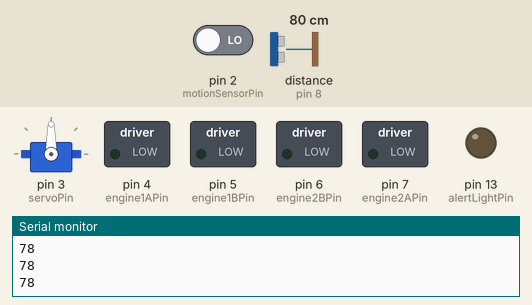
Simulated run of this sketch. Board: Arduino Uno, built with avr-gcc and run on an emulated ATmega328P. Shown: servo, switched loads named in the sketch (green lamp = pin HIGH), output pins drawn as LEDs (lit = HIGH), the last lines printed to the serial monitor. Wiring (inferred from the names in the program): ultrasonic range finder: trigger pin 9; echo pin 8. The test bench sets the inputs (shaded band); at power-on: distance to the obstacle (sensor on pin 8) 80 cm, pin 2 (motionSensorPin) LOW. The echo pulse lasts 58.3 µs per cm; pins used as bus, display or sensor lines are not drawn.

Above: at 1.7 s.
1.8 s: distance to the obstacle (sensor on pin 8) set to 18 cm
3.3 s: distance to the obstacle (sensor on pin 8) set to 14 cm
At 3.8 s:
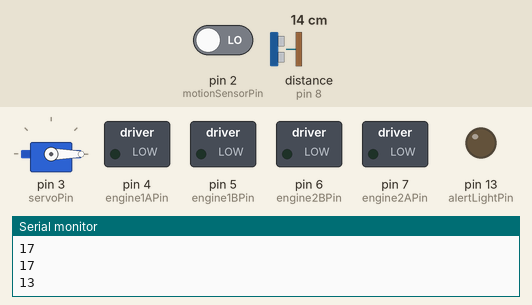
6.3 s: distance to the obstacle (sensor on pin 8) set to 35 cm
At 7.4 s:
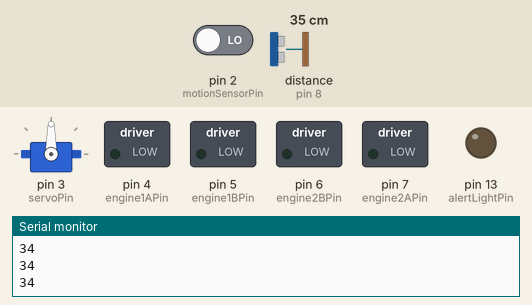
7.9 s: pin 2 (motionSensorPin) driven HIGH
At 8.8 s:
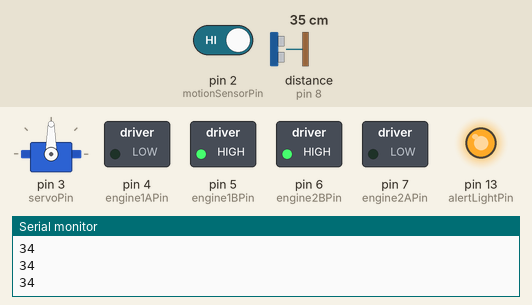
9.4 s: distance to the obstacle (sensor on pin 8) set to 2 cm
At 11.1 s:
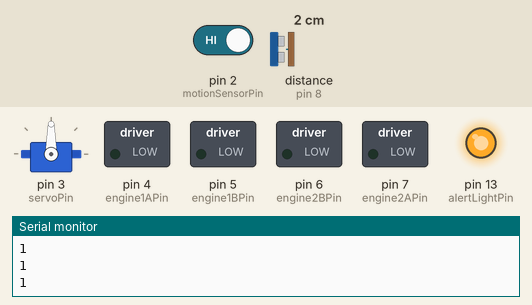
12.4 s: distance to the obstacle (sensor on pin 8) set to 60 cm
At 13.2 s:
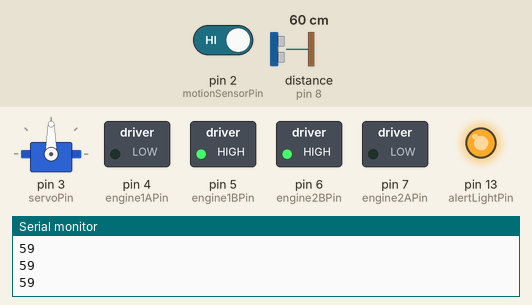
Timing chart, 0 to 14.9 s (numbered marks = the images above; inputs shaded):
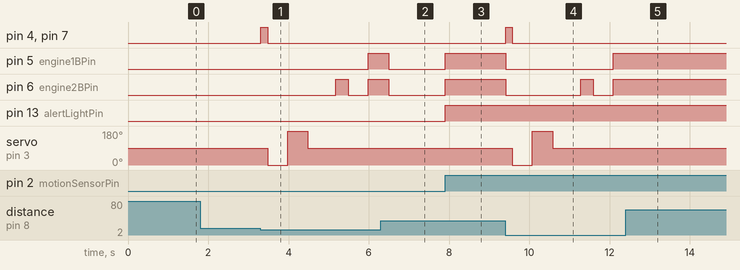

Measured:
- the behaviour switches between 17 and 16 cm on distance to the obstacle (sensor on pin 8) (found by bisection; images 0 and 1)
- after the input at 3.3 s, pin 4 (engine1APin), pin 7 (engine2APin): LOW → HIGH at once, → LOW 0.17 s later; pin 5 (engine1BPin): LOW → HIGH after 2.7 s; pin 6 (engine2BPin): LOW → HIGH after 1.9 s, → LOW 0.31 s later, → HIGH 0.50 s later; servo on pin 3 (servoPin): 90° → 0° after 0.18 s, → 180° 0.50 s later, → 90° 0.50 s later
- after the input at 6.3 s, pin 4 (engine1APin), pin 7 (engine2APin): stays LOW (without the input it goes to HIGH after 0.19 s); servo on pin 3 (servoPin): stays 90° (without the input it goes to 0° after 0.36 s)
- after the input at 7.9 s, pin 5 (engine1BPin), pin 6 (engine2BPin), pin 13 (alertLightPin): LOW → HIGH at once
- after the input at 9.4 s, pin 4 (engine1APin): LOW → HIGH at once, → LOW 0.17 s later; pin 5 (engine1BPin): HIGH → LOW at once, → HIGH 2.7 s later
- after the input at 12.4 s, pin 4 (engine1APin), pin 7 (engine2APin): stays LOW (without the input it goes to HIGH after 0.19 s); pin 5 (engine1BPin), pin 6 (engine2BPin): stays HIGH (without the input it goes to LOW after 0.19 s); servo on pin 3 (servoPin): stays 90° (without the input it goes to 0° after 0.36 s)

The sketch:

main.ino
```cpp
/*
 * Phult@gmail.com
 * https://github.com/phult
 *
 * A robot simulates dog behavior
 */
#include <Servo.h>
Servo myservo;
const int alertLightPin = 13;
const int proximitySensorTrigPin = 9;
const int proximitySensorEchoPin = 8;
const int engine2APin = 7;
const int engine2BPin = 6;
const int engine1APin = 4;
const int engine1BPin = 5;
const int servoPin = 3;
const int motionSensorPin = 2;

const int IMPACT_DISTANCE = 15; //cm
void setup() {
  pinMode(proximitySensorTrigPin,OUTPUT);
  pinMode(proximitySensorEchoPin,INPUT);
  pinMode(engine1APin,OUTPUT);
  pinMode(engine1BPin,OUTPUT);
  pinMode(engine2APin,OUTPUT);
  pinMode(engine2BPin,OUTPUT);
  pinMode(alertLightPin,OUTPUT);
  myservo.attach(servoPin);
  spinServo(90);
  Serial.begin(9600);
}
bool ison = false;
void loop() {
  //onLight(alertLightPin);
  //measureDistance(proximitySensorTrigPin,proximitySensorEchoPin);
  //digitalWrite(13, 0);
  //spinServo(0);
  //delay(5000);
  //spinServo(180);


  /*
   *    readSerialPort();
 Serial.print(1);
  */
 if(isImpact()){
  goBack();
  delay(170);
  stop();
  int turn = decideTurn();
  delay(200);
  if(turn==0){
    turnLeft();
  }else if(turn==1){
    turnRight();
  }
  stop();
  delay(500);
  goAhead();
  delay(500);
 }else{
  if(onMotion()){
    goAhead();
    onLight(alertLightPin);
  }else{
    stop();
    offLight(alertLightPin);
  }

  //goAhead();
 }

}

void goAhead(){
  digitalWrite(engine1APin, LOW);
  digitalWrite(engine1BPin, HIGH);
  digitalWrite(engine2APin, LOW);
  digitalWrite(engine2BPin, HIGH);
}

void goBack(){
  digitalWrite(engine1APin, HIGH);
  digitalWrite(engine1BPin, LOW);
  digitalWrite(engine2APin, HIGH);
  digitalWrite(engine2BPin, LOW);
}

void stop(){
  digitalWrite(engine1APin, LOW);
  digitalWrite(engine1BPin, LOW);
  digitalWrite(engine2APin, LOW);
  digitalWrite(engine2BPin, LOW);

}

void turnLeft(){
  digitalWrite(engine1APin, LOW);
  digitalWrite(engine1BPin, HIGH);
  digitalWrite(engine2APin, LOW);
  digitalWrite(engine2BPin, LOW);
  delay(320);
}

void turnRight(){
  digitalWrite(engine1APin, LOW);
  digitalWrite(engine1BPin, LOW);
  digitalWrite(engine2APin, LOW);
  digitalWrite(engine2BPin, HIGH);
  delay(310);
}

void turnLeftBack(){
  digitalWrite(engine1APin, HIGH);
  digitalWrite(engine1BPin, LOW);
  digitalWrite(engine2APin, LOW);
  digitalWrite(engine2BPin, LOW);
  delay(320);
  goBack();
  delay(200);
}

void turnRightBack(){
  digitalWrite(engine1APin, LOW);
  digitalWrite(engine1BPin, LOW);
  digitalWrite(engine2APin, HIGH);
  digitalWrite(engine2BPin, LOW);
  delay(350);
  goBack();
  delay(200);
}

void onLight(int pin){
  digitalWrite(pin, 1);
}
void offLight(int pin){
  digitalWrite(pin, LOW);
}
void blinkLight(int pin, int interval){
  onLight(pin);
  delay(interval);
  offLight(pin);
  delay(interval);
}
int measureDistance(int trigPin, int echoPin){
  unsigned long duration; // biến đo thời gian
  int distance;           // biến lưu khoảng cách
  /* Phát xung từ chân trig */
  digitalWrite(trigPin, 0);   // tắt chân trig
  delayMicroseconds(2);
  digitalWrite(trigPin, 1);   // phát xung từ chân trig
  delayMicroseconds(5);   // xung có độ dài 5 microSeconds
  digitalWrite(trigPin, 0);   // tắt chân trig
  /* Tính toán thời gian */
  // Đo độ rộng xung HIGH ở chân echo.
  duration = pulseIn(echoPin, HIGH);
  // Tính khoảng cách đến vật.
  distance = int(duration/2/29.412);
  Serial.println(distance);
  return distance;
}
bool isImpact(){
  return measureDistance(proximitySensorTrigPin,proximitySensorEchoPin) <= IMPACT_DISTANCE ? true:false;
}
void spinServo(int angle){
  myservo.write(angle);
  delay(500);
}
int decideTurn(){
  int retval = 1;
  spinServo(0);
  int rightDistance = measureDistance(proximitySensorTrigPin,proximitySensorEchoPin);
  spinServo(180);
  int leftDistance= measureDistance(proximitySensorTrigPin,proximitySensorEchoPin);
  spinServo(90);
  if(leftDistance > rightDistance){
    retval = 0;
  }else{
    retval = 1;
  }
  return retval;
}
bool onMotion(){
  int retval = digitalRead(motionSensorPin);
  return retval == 1? true: false;
}
char character;
void readSerialPort() {
  if (Serial.available()) {
    /*
    int dataByte = Serial.read();
    if(dataByte==1){
      onLight(alertLightPin);
    }else{
      offLight(alertLightPin);
    }
    */
    character = Serial.read();
    //Serial.println("echo:"+character);
  }
  if(character!=' '){
    if (character=='1') {
     onLight(alertLightPin);
    } else {
      offLight(alertLightPin);
    }
  }
  delay(100);
}
```
